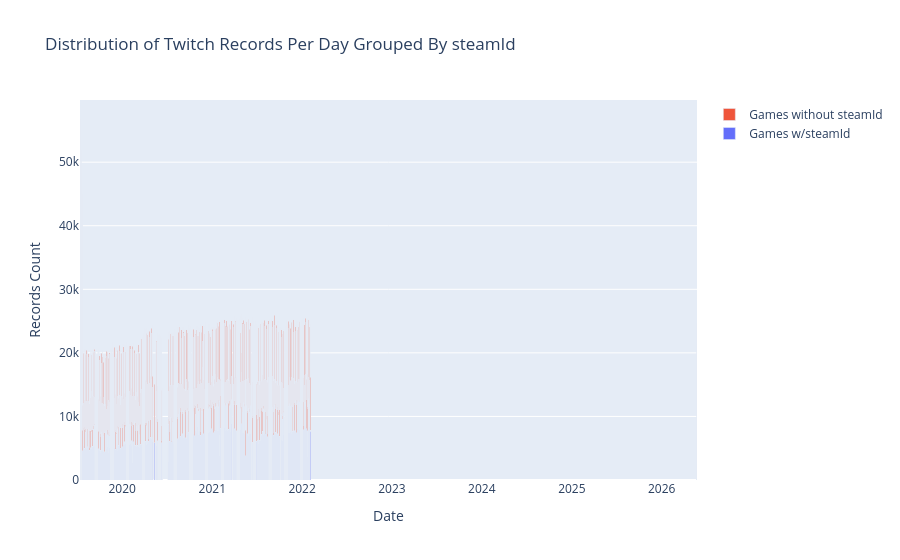

Here is the notebook cell this chart was saved with:
### Markdown cell above
## This is counts of Twitch records by day grouped by a tie to Steam

### Code cell
steam_grouped_df = db['twitchhistorical'].aggregate([
{"$match": {"steamId": {"$exists": True}}},
{"$group":  {"_id": {"$dateToString": {"format": "%Y-%m-%d", "date": "$date"}},
             "count" : { "$sum" : 1} } },
{"$sort": {"_id": 1}}
])

steam_grouped_df = pd.DataFrame(list(steam_grouped_df))
steam_grouped_df.rename(columns={steam_grouped_df.columns[0] : 'date'}, inplace=True)

nonsteam_grouped_df = db['twitchhistorical'].aggregate([
{"$match": {"steamId": {"$exists": False}}},
{"$group":  {"_id": {"$dateToString": {"format": "%Y-%m-%d", "date": "$date"}},
             "count" : { "$sum" : 1} } },
{"$sort": {"_id": 1}}
])

nonsteam_grouped_df = pd.DataFrame(list(nonsteam_grouped_df))
nonsteam_grouped_df.rename(columns={nonsteam_grouped_df.columns[0] : 'date'}, inplace=True)

# https://plot.ly/python/bar-charts/#stacked-bar-chart

steamTrace = Bar(
    x=steam_grouped_df['date'],
    y=steam_grouped_df['count'],
    name='Games w/steamId'
)
nonSteamTrace = Bar(
    x=nonsteam_grouped_df['date'],
    y=nonsteam_grouped_df['count'],
    name='Games without steamId'
)

data = [steamTrace, nonSteamTrace]

layout = Layout(
        title='Distribution of Twitch Records Per Day Grouped By steamId',
        xaxis=dict(
            title='Date'
        ),
        yaxis=dict(
            title='Records Count'
        ),
        barmode='stack'
    )

fig = Figure(data=data, layout=layout)

iplot(fig)

### Figure 1 — Plotly figure (JSON) as saved in the notebook; plotly's stock layout.template omitted (floating-point values rounded to 4 significant figures; data arrays with more than 128 entries replaced by an {"elided": "..."} marker saying what was removed)
{"data": [{"name": "Games w/steamId", "type": "bar", "x": {"elided": "898 str values"}, "y": {"elided": "898 int values"}}, {"name": "Games without steamId", "type": "bar", "x": {"elided": "898 str values"}, "y": {"elided": "898 int values"}}], "layout": {"barmode": "stack", "title": {"text": "Distribution of Twitch Records Per Day Grouped By steamId"}, "xaxis": {"title": {"text": "Date"}}, "yaxis": {"title": {"text": "Records Count"}}}}
